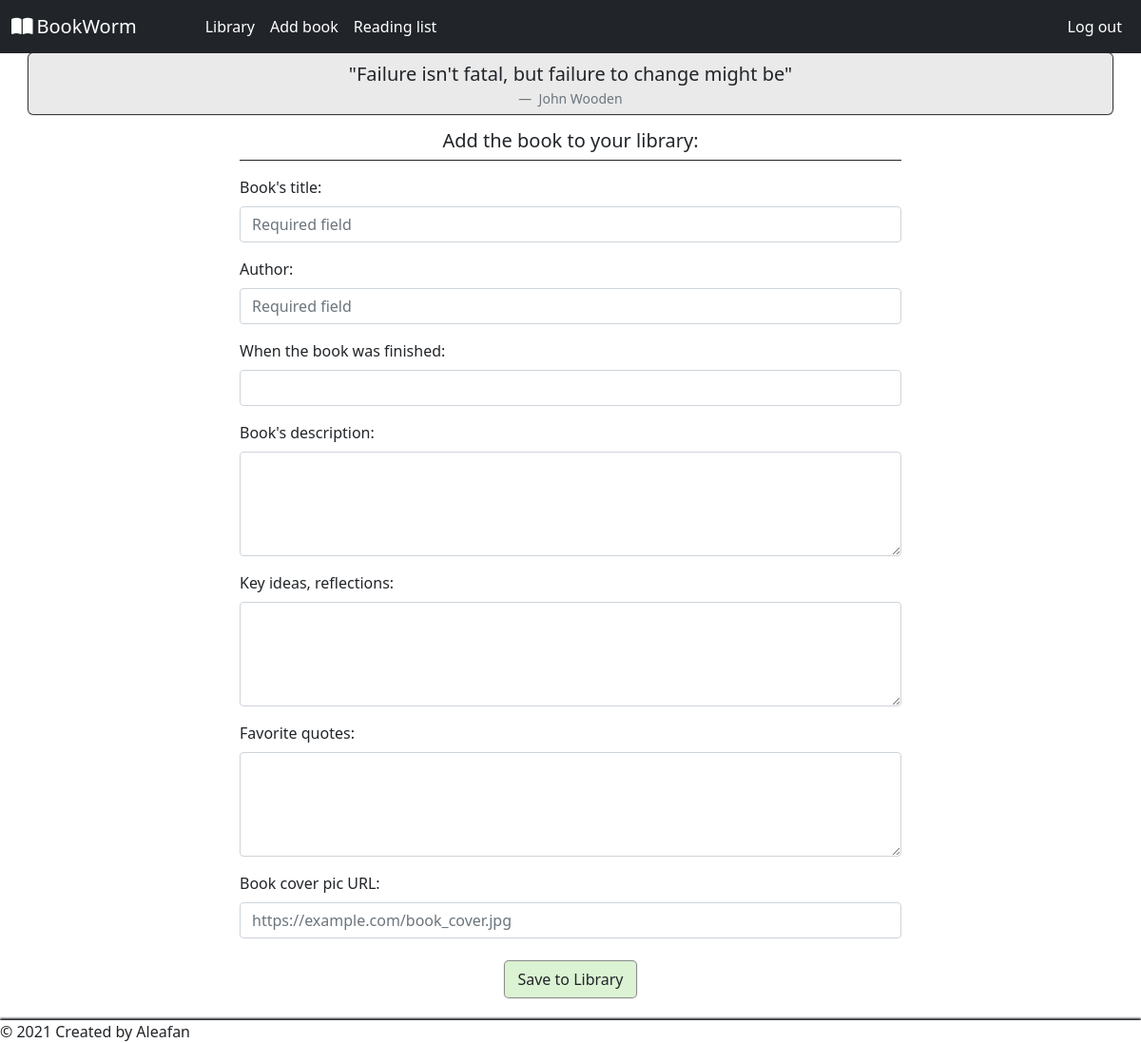
Screenshot of /addbook (signed in) with the database file from the repository.
### tables this page shows
CREATE TABLE quotes_default (id INTEGER, quote TEXT, author TEXT, source TEXT, PRIMARY KEY (id));

### application.py (the view, shortened to what this page needs)
@app.route('/addbook', methods=['GET', 'POST'])
@login_required
def add_book():
    return render_template('addbook.html', quote=gen_random_quote())

### application.py (called while the page is built)
@app.after_request
def after_request(response):
    response.headers['Cache-Control'] = 'no-cache, no-store, must-revalidate'
    response.headers['Expires'] = 0
    response.headers['Pragma'] = 'no-cache'
    return response

### helpers.py (called while the page is built)
def login_required(f):
    @wraps(f)
    def decorated_function(*args, **kwargs):
        if session.get("user_id") is None:
            return redirect("/login")
        return f(*args, **kwargs)
    return decorated_function

def gen_random_quote():
    quotes_count = db.execute("SELECT COUNT(*) FROM quotes_default")[0]['COUNT(*)']
    random_id = random.randint(1, quotes_count)
    quote = db.execute("SELECT * FROM quotes_default WHERE id=?", random_id)[0]
    return quote

### templates/addbook.html (shortened to what this page needs)
{% extends "layout.html" %}
{% block main %}
<h1 class="h5">Add the book to your library:</h1>
<form class="pt-3 border-top border-dark" id="addbook-form" action="/addbook" method="post" autocomplete="off">
    <label class="form-label" for="title">Book's title:</label>
    <input class="form-control mb-3" type="text" name="title" id="title" placeholder="Required field" autofocus required>
    <label class="form-label" for="author">Author:</label>
    <input class="form-control mb-3" type="text" name="author" id="author" placeholder="Required field" required>
    <label class="form-label" for="date">When the book was finished:</label>
    <input class="form-control mb-3" type="text" name="date" id="date">
    <label class="form-label" for="description">Book's description:</label>
    <textarea class="form-control mb-3" id="description" name="description" rows="4"></textarea>
    <label class="form-label" for="ideas">Key ideas, reflections:</label>
    <textarea class="form-control mb-3" id="ideas" name="ideas" rows="4"></textarea>
    <label class="form-label" for="quotes">Favorite quotes:</label>
    <textarea class="form-control mb-3" id="quotes" name="quotes" rows="4"></textarea>
    <label class="form-label" for="cover">Book cover pic URL:</label>
    <input class="form-control mb-3" type="url" name="cover" id="cover" placeholder="https://example.com/book_cover.jpg" pattern="https://.*">
    <button class="btn btn-index mx-auto mt-4 mb-2" type="submit">Save to Library</button>
</form>
{% endblock %}

### templates/layout.html (shortened to what this page needs)
<!DOCTYPE html>
<html lang="en">
    <head>
        <link href="https://cdn.jsdelivr.net/npm/bootstrap@5.0.0-beta3/dist/css/bootstrap.min.css" rel="stylesheet">
        <link href="/static/styles.css" rel="stylesheet">
    </head>
    <body>
        <nav class="navbar navbar-expand-sm navbar-dark bg-dark">
            <div class="container-fluid" onclick="">
                <a class="navbar-brand" href="/"><i class="fas fa-book-open me-1"></i>BookWorm</a>
                <div class="collapse navbar-collapse" id="navbarNav">
                    {% if session["user_id"] %}
                    <ul class="navbar-nav">
                        <li class="nav-item"><a class="nav-link" href="/library">Library</a></li>
                        <li class="nav-item"><a class="nav-link" href="/addbook">Add book</a></li>
                        <li class="nav-item"><a class="nav-link" href="/reading-list">Reading list</a></li>
                        <li class="nav-item right-align"><a class="nav-link" href="/logout">Log out</a></li>
                    </ul>
                    {% else %}
                    <ul class="navbar-nav">
                        <li class="nav-item right-align"><a class="nav-link" href="/login">Log in</a></li>
                        <li class="nav-item"><a class="nav-link" href="/register">Register</a></li>
                    </ul>
                    {% endif %}
                </div>
            </div>
        </nav>
        <header>
            {% if get_flashed_messages() %}
                <div class="alert alert-warning border text-center" role="alert">
                    {{ get_flashed_messages() | join(" ") }}
                </div>
            {% else %}
            <div class="container px-0">
                <figure class="text-center" id="fig-quote">
                    <blockquote class="blockquote">
                        {% if quote["quote"] %}
                            <p>"{{ quote["quote"] }}"</p>
                        {% endif %}
                    </blockquote>
                    <figcaption class="blockquote-footer">
                        {% if quote["author"] %}
                            {{ quote["author"] }}
                        {% endif %}
                    </figcaption>
                </figure>
            </div>
            {% endif %}
        </header>
        <main class="container" id="main">
            {% block main %}{% endblock %}
        </main>
        <footer>&copy 2021 Created by Aleafan</footer>
    </body>
</html>

### static/styles.css (style rules this page uses)
html, body { height: 100%; }
body { display: flex; flex-direction: column; margin-bottom: 1rem; }
main { flex-grow: 1; text-align: center; }
#main { max-width: 720px; }
form { max-width: 380px; margin: 0 auto; text-align: left; }
p { margin-bottom: 0.5rem; }
.navbar-nav { width: 100%; }
.nav-link { color: white!important; }
@media (min-width: 576px) { .navbar-nav { margin-left: 3rem; } }
@media (min-width: 576px) { .right-align { margin-left: auto; } }
#fig-quote { border-radius: 5px; background-color: #9e9e9e36; padding: 7px 0 1px; box-shadow: 0 0 1px 1px; }
.blockquote-footer { margin-bottom: 0.3rem; }
.btn-index { display: block; background-color: #DBF2D3; box-shadow: 0 0 1px 1px grey; transition: 0.4s ease-out; }
#addbook-form { max-width: 100%; }
footer { box-shadow: 0 -2px 2px; margin-top: 1rem; }

### rows the page displays
quotes_default: quote "Failure isn't fatal, but failure to change might be", author "John Wooden"
